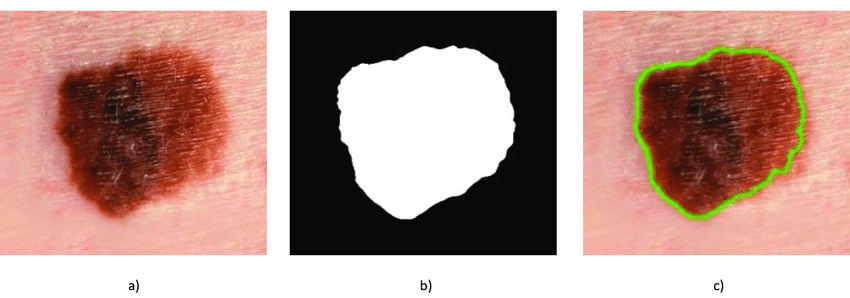
#> input picture Assets/skincancer.png, 850 x 298 px, found by its file name
$ jupyter execute thresholding.ipynb
#> lines starting #> are read from the running program, lines starting #| are printed output that depends on the picture; after the words box and inside, x2 and y2 are one past the last pixel; in counts of white or black regions, pixels touching at a corner belong together
# **1. Thresholding**

Threhsolding is a simple yet powerful technique used in computer vision for segmenting or seperating specific parts of an image based on a threhold. It is commonly applied on grayscale images and the idea is to convert a grayscale or color image to binary image based on a threshold, where each pixel is classified as either in the foreground or in the background.

Thresholding can be useful in many case, some of the include:

* **Segmenting**: It can be used for segmenting some part of the image which is important, for example we can segment cancer cells from a image that contains the organs where cancer is attacked.
* **Object Detection**: Thresholding plays an important role in object detection, where we can detect an object based on its appearance in the foreground or background, specific threshold values can be used for detecting object in new images by training a model to understand which threshold.

## **1.1 Simple Binary Thresholding**

[cell 1]
import cv2 as cv
import numpy as np

img = cv.imread('D:/OpenCV2/Assets/skincancer.png')
#> img is the input picture: shape (298, 850, 3); mean B, G, R 140, 149, 182.6

def trackbar(x):
#> called with x = 2
    threshold_value = x
    max_value = 255
    _, threshold_img = cv.threshold(img, thresh=threshold_value, maxval=max_value, type=cv.THRESH_BINARY)
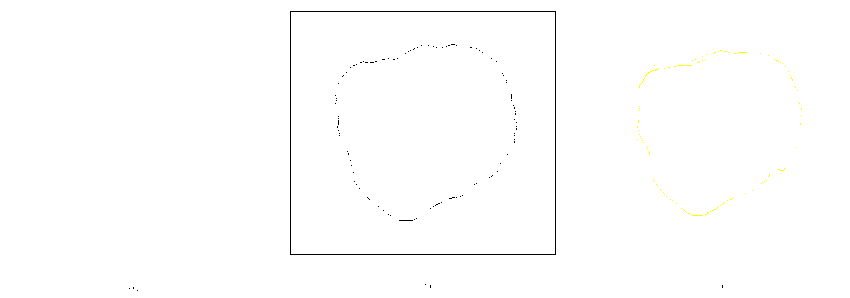
#> threshold_img: shape (298, 850, 3); mean B, G, R 253.6, 253.8, 253.8
    cv.imshow('window', threshold_img)

cv.imshow('window', img)
cv.createTrackbar('threshold', 'window', 2, 255, trackbar)
cv.waitKey(0)
cv.destroyAllWindows()

## **1.2 Zero Thresholding**

Zero thresholding is simple as making the pixel values zero when they are under a certain threshold. It is also called zeroing

[cell 2]
img = cv.imread('D:/OpenCV2/Assets/skincancer.png')

def trackbar(x):
#> called with x = 2
    threshold_value = x
    max_value = 255
    _, threshold_img = cv.threshold(img, thresh=threshold_value, maxval=max_value, type=cv.THRESH_TOZERO)
    cv.imshow('window', threshold_img)

cv.imshow('window', img)
cv.createTrackbar('threshold', 'window', 2, 255, trackbar)
cv.waitKey(0)
cv.destroyAllWindows()

## **1.3 Adaptive Thresholding**

Adaptive thresholding is a technique in which the threshold value for seperating different parts of the image is determinted automatically by analyzing the surrounding local neighborhood pixels.

The process of binarizing an image involves calculating the average value of the pixels in a particular region of the image. This average value is then used as a threshold to determine which pixels should be classified as background and which ones as foreground. Pixels with a density lower than the average threshold are classified as background, while those with a density higher than the threshold are classified as foreground.

[cell 3]
img = cv.imread('D:/OpenCV2/Assets/skincancer.png')

gray = cv.cvtColor(img, cv.COLOR_BGR2GRAY)
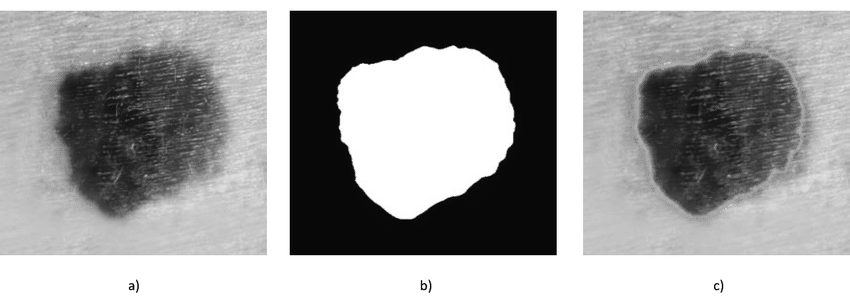
#> gray: shape (298, 850); min 2, max 255, mean 158

adaptive_threshold_img = cv.adaptiveThreshold(gray, maxValue = 255, adaptiveMethod=cv.ADAPTIVE_THRESH_MEAN_C, thresholdType=cv.THRESH_BINARY, blockSize=11, C = 2)
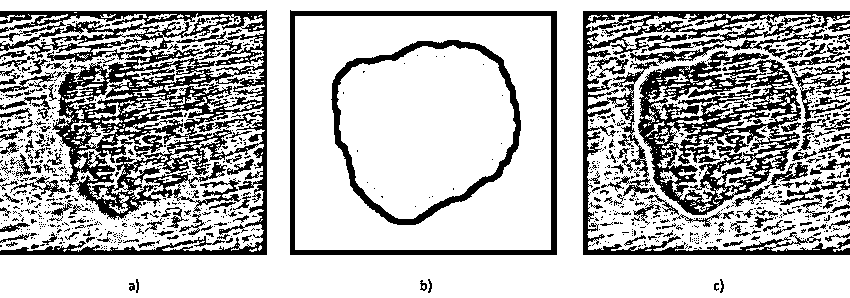
#> adaptive_threshold_img: shape (298, 850); 72.8% white; 1025 black regions (853 under 20 px), largest, box (x1, y1, x2, y2) and area: (0, 10, 267, 255) 22594, (638, 51, 801, 215) 11195, (583, 11, 850, 255) 10220

cv.imshow('window', adaptive_threshold_img)

cv.waitKey(0)
cv.destroyAllWindows()

## **1.4 2D Convolution**

Convolution is a widely used mathematical operation in image processing. It has various applications such as smoothing, feature extraction, blurring, and more. This operation requires a kernel which is undergone and operation called Convolution on each slides of pixels that of the same size as the kernel. Depending on the kernel used, different effects can be produced on the resulting image.

[cell 4]
img = cv.imread('D:/OpenCV2/Assets/newton.jpg')
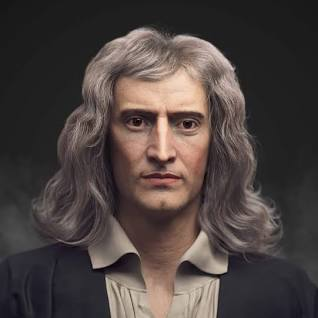
#> input picture Assets/newton.jpg, 318 x 318 px, found by its file name
#> img is the input picture: shape (318, 318, 3); mean B, G, R 63.9, 66.4, 76.1

kernel = np.ones((5, 5), 'float32') / 25
print(kernel)

convolved_image = cv.filter2D(img, -1, kernel = kernel)
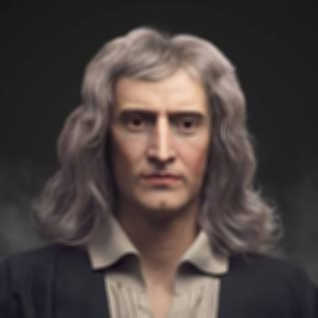
#> convolved_image: shape (318, 318, 3); mean B, G, R 63.9, 66.4, 76.1

cv.imshow('window', convolved_image)

cv.waitKey(0)
cv.destroyAllWindows()
